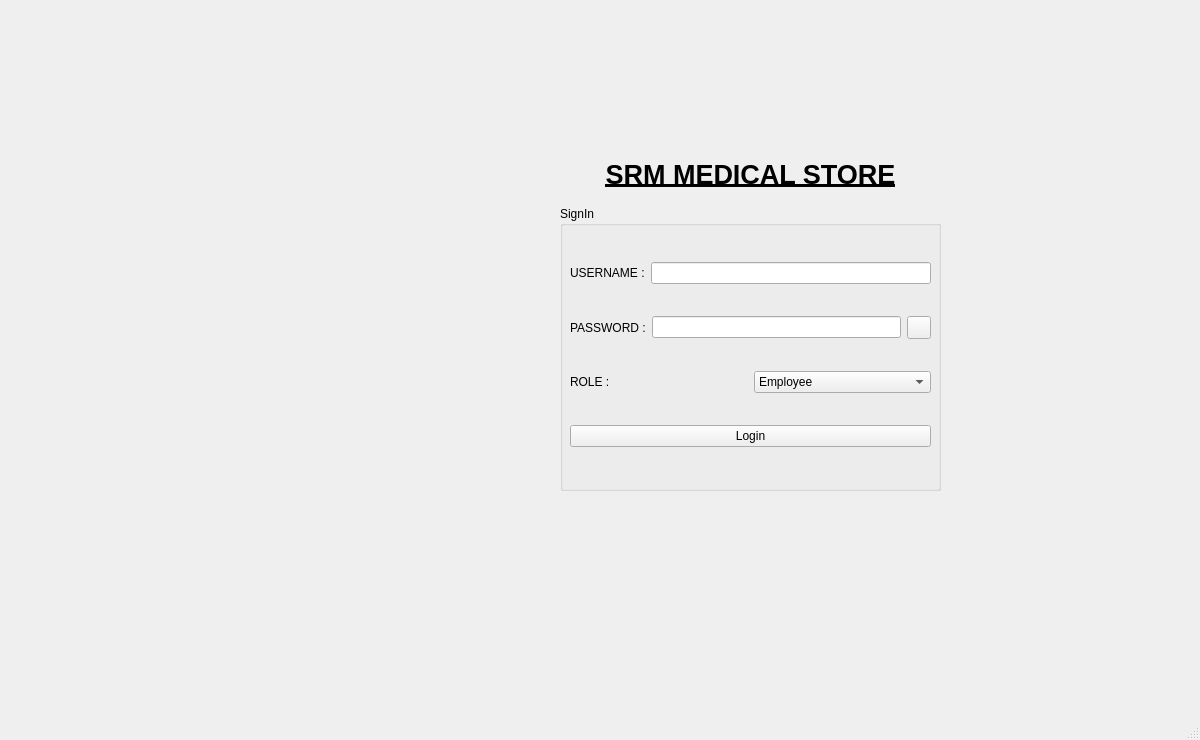
<?xml version="1.0" encoding="UTF-8"?>
<ui version="4.0">
 <class>MainWindow</class>
 <widget class="QMainWindow" name="MainWindow">
  <property name="geometry">
   <rect>
    <x>0</x>
    <y>0</y>
    <width>1200</width>
    <height>740</height>
   </rect>
  </property>
  <property name="sizePolicy">
   <sizepolicy hsizetype="Expanding" vsizetype="Expanding">
    <horstretch>0</horstretch>
    <verstretch>0</verstretch>
   </sizepolicy>
  </property>
  <property name="minimumSize">
   <size>
    <width>1200</width>
    <height>740</height>
   </size>
  </property>
  <property name="windowTitle">
   <string>MainWindow</string>
  </property>
  <widget class="QWidget" name="centralwidget">
   <widget class="QWidget" name="">
    <property name="geometry">
     <rect>
      <x>560</x>
      <y>150</y>
      <width>381</width>
      <height>341</height>
     </rect>
    </property>
    <layout class="QVBoxLayout" name="verticalLayout_2">
     <item>
      <widget class="QLabel" name="label">
       <property name="maximumSize">
        <size>
         <width>400</width>
         <height>50</height>
        </size>
       </property>
       <property name="text">
        <string>&lt;html&gt;&lt;head/&gt;&lt;body&gt;&lt;p align=&quot;center&quot;&gt;&lt;span style=&quot; font-size:20pt; font-weight:700; text-decoration: underline;&quot;&gt;SRM MEDICAL STORE&lt;/span&gt;&lt;/p&gt;&lt;/body&gt;&lt;/html&gt;</string>
       </property>
      </widget>
     </item>
     <item>
      <widget class="QGroupBox" name="groupBox">
       <property name="title">
        <string>SignIn</string>
       </property>
       <widget class="QWidget" name="layoutWidget">
        <property name="geometry">
         <rect>
          <x>10</x>
          <y>30</y>
          <width>361</width>
          <height>241</height>
         </rect>
        </property>
        <layout class="QVBoxLayout" name="verticalLayout">
         <item>
          <layout class="QHBoxLayout" name="horizontalLayout">
           <item>
            <widget class="QLabel" name="label_username">
             <property name="text">
              <string>USERNAME :</string>
             </property>
            </widget>
           </item>
           <item>
            <widget class="QLineEdit" name="getusername"/>
           </item>
          </layout>
         </item>
         <item>
          <layout class="QHBoxLayout" name="horizontalLayout_2">
           <item>
            <widget class="QLabel" name="label_pass">
             <property name="text">
              <string>PASSWORD :</string>
             </property>
            </widget>
           </item>
           <item>
            <widget class="QLineEdit" name="getpassword"/>
           </item>
           <item>
            <widget class="QToolButton" name="showhide_button">
             <property name="text">
              <string/>
             </property>
            </widget>
           </item>
          </layout>
         </item>
         <item>
          <layout class="QHBoxLayout" name="horizontalLayout_3">
           <item>
            <widget class="QLabel" name="labe_role">
             <property name="text">
              <string>ROLE :</string>
             </property>
            </widget>
           </item>
           <item>
            <widget class="QComboBox" name="getrole">
             <item>
              <property name="text">
               <string>Employee</string>
              </property>
             </item>
             <item>
              <property name="text">
               <string>Admin</string>
              </property>
             </item>
            </widget>
           </item>
          </layout>
         </item>
         <item>
          <widget class="QPushButton" name="loginbutton">
           <property name="text">
            <string>Login</string>
           </property>
          </widget>
         </item>
        </layout>
       </widget>
      </widget>
     </item>
    </layout>
   </widget>
  </widget>
  <widget class="QMenuBar" name="menubar">
   <property name="geometry">
    <rect>
     <x>0</x>
     <y>0</y>
     <width>1200</width>
     <height>31</height>
    </rect>
   </property>
  </widget>
  <widget class="QStatusBar" name="statusbar"/>
 </widget>
 <resources/>
 <connections/>
</ui>
